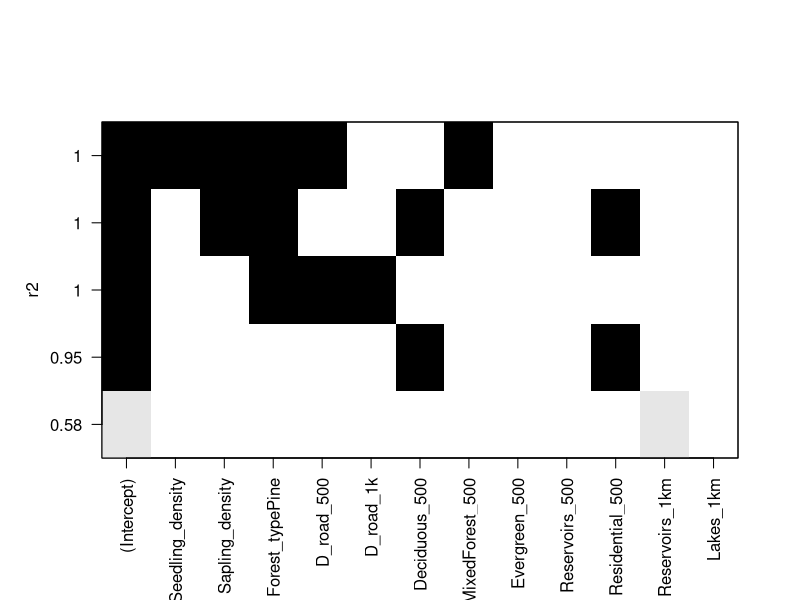

This figure's R source: (Note: this script raises an error after producing the figure.)
## ---- chunk 1
rm(list = ls())
library(MASS)
library(caret)
library(tidyverse)
## ---- chunk 2
LS<-read.csv("Data/LSmodel.csv")
## ---- chunk 3
dump<-c("Plot", "Lakes_500", "Residential_1km")
LS<-dplyr::select(LS,-dump)
## ---- chunk 4
Lresponse<-LS[, 3:6 ]
Lpreds<- LS[, 7:18]
## ---- chunk 5
set.seed(123)
## ---- chunk 6
full.model<-glm(Lresponse$SpecRichness ~ ., data = Lpreds)
step.model<-stepAIC(full.model, direction = "both", trace = FALSE)
summary(step.model)

## ---- chunk 7
m.intercept_only<-glm(Lresponse$SpecRichness ~ 1, data = Lpreds)
## ---- chunk 8
m.total<-glm(Lresponse$SpecRichness ~ ., data = Lpreds)
## ---- chunk 9
m.stepwise<-step(m.intercept_only, direction = "both", scope = formula(m.total))
## ---- chunk 10
m.final<-glm(Lresponse$SpecRichness ~ Reservoirs_1km + Lakes_1km + Residential_500 + D_road_500 + Evergreen_500, data = Lpreds)
summary(m.final)
## ---- chunk 11
library(leaps)
m.all_subsets<-regsubsets(Lresponse$SpecRichness ~ ., data = Lpreds)
all_summary<-summary(m.all_subsets)
plot(m.all_subsets, scale = "r2")
## ---- chunk 12
#base plotting
par(mfrow = c(1,2))
plot(all_summary$cp)
plot(m.all_subsets,scale = "Cp")
## ---- chunk 13
plot(m.all_subsets, scale = "Cp")
## ---- chunk 14
plot(all_summary$bic)
## ---- chunk 15
plot(m.all_subsets, scale = "bic")
